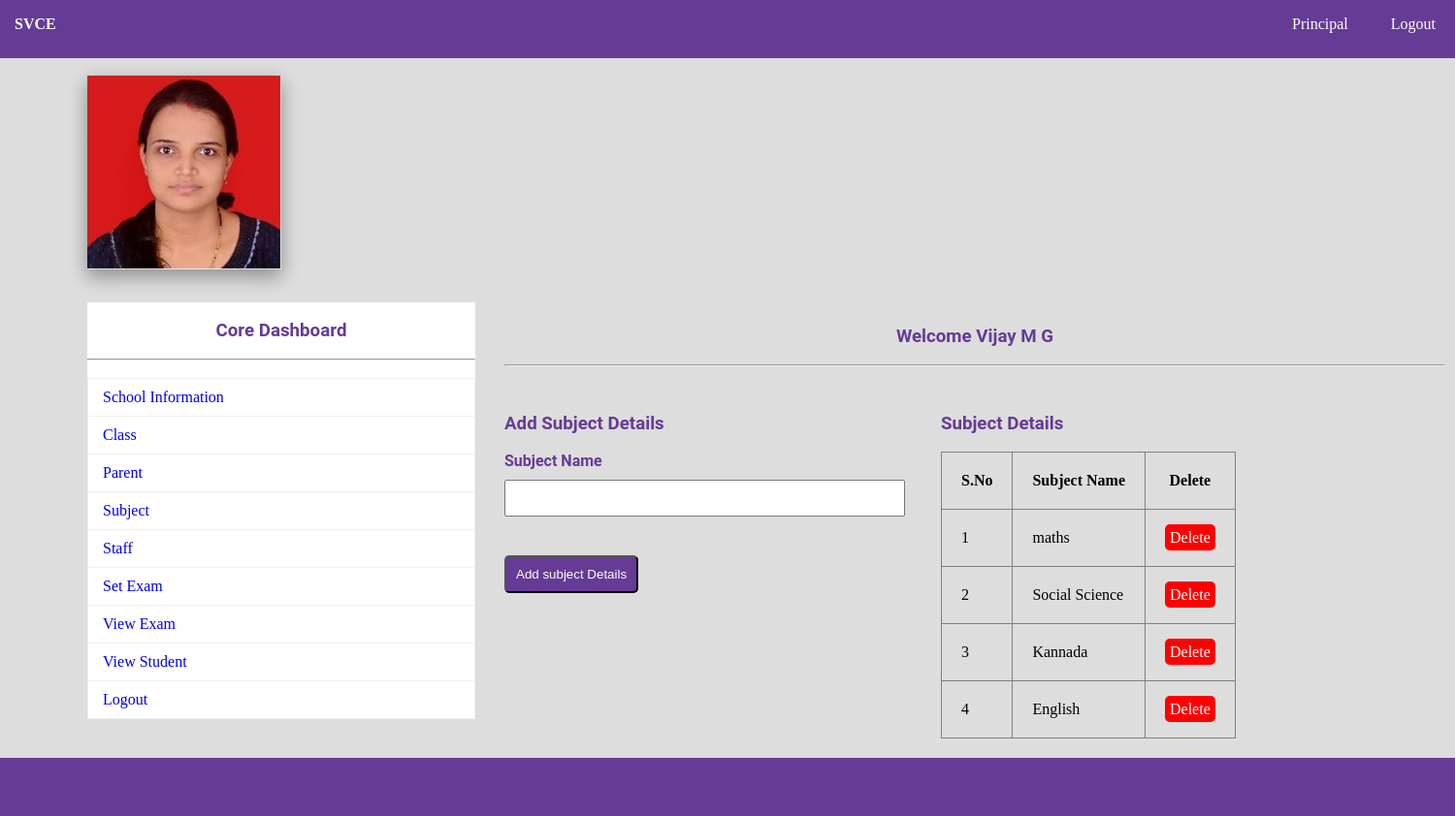
Page /add_sub.php (signed in) on the committed database.
### tables this page shows
CREATE TABLE `sub` (
  `SID` int(11) NOT NULL,
  `SNAME` varchar(150) NOT NULL
);

### add_sub.php (the view, shortened to what this page needs)
<?php
	include"database.php";
?>
<!DOCTYPE html>
<html>
	<head>
		<link rel="stylesheet" type="text/css" href="css/style.css">
	</head>
	<body>
				<?php include"navbar.php";?><br>
				<img src="img/1.jpg" style="margin-left:90px;" class="sha">
			<div id="section">
					<?php include"sidebar.php";?><br><br><br>
					<h3 class="text">Welcome <?php echo $_SESSION["ANAME"]; ?></h3><br><hr><br>
					<div class="content1">
						<h3 > Add Subject Details</h3><br>
						<form method="post" action="<?php echo $_SERVER["PHP_SELF"];?>">
						   <label>Subject Name</label><br>
						   <input type="text" name="sname" required class="input">
						   <button type="submit" class="btn" name="submit">Add subject Details</button>
						</form>
					</div>
				<div class="tbox" >
					<h3 style="margin-top:30px;"> Subject Details</h3><br>
					<table border="1px" >
						<tr>
							<th>S.No</th>
							<th>Subject Name</th>
							<th>Delete</th>
						</tr>
						<?php
							$s="select * from sub";
							$res=$db->query($s);
							if($res->num_rows>0)
							{
								$i=0;
								while($r=$res->fetch_assoc())
								{
									$i++;
									echo "
										<tr>
										<td>{$i}</td>
										<td>{$r["SNAME"]}</td>
										<td><a href='sub_delete.php?id={$r["SID"]}' class='btnr'>Delete</a></td>
										</tr>
									";
								}
							}
							else
							{
								echo "No Record Found";
							}
						?>
					</table>
				</div>
			</div>
				<?php include"footer.php";?>
	</body>
</html>

### css/style.css (style rules this page uses)
* { padding:0px; margin:0px; }
html { background:#dddddd; }
a { text-decoration:none; }
h1,h2,h3,h4,h5,h6,label { font-family:roboto; color:#663b95; }
.btn { border-radius:5px; padding:10px; background:#663b95; color:white; margin-top:40px; }
.btnr { border-radius:5px; padding:5px; background:#ff0000; color:white; }
.sha { -webkit-box-shadow: 0 8px 17px 0 rgba(0, 0, 0, 0.2), 0 6px 20px 0 rgba(0, 0, 0, 0.19); -moz-box-shadow: 0 8px 17px 0 rgba(0, 0, 0, 0.2), 0 6px 20px 0 rgba(0, 0, 0, 0.19); box-shadow: 0 8px 17px 0 rgba(0, 0, 0, 0.2), 0 6px 20px 0 rgba(0, 0, 0, 0.19); }
.input { height:30px; width:90%; padding:2px; margin-top:10px; }
label { font-weight:bold; }
.content1 { margin-top:30px; }
.text { text-align:center; }
#section { height:auto; width:1400px; margin-left:90px; font-family:cambria; }
.content1 { margin-top:30px; height:auto; width:450px; float:left; }
.tbox { float:left; }
.tbox table { border-collapse:collapse; }
tr,td,th { padding:20px; }
table { border-collapse:collapse; }

### rows in the picture
sub: SNAME "maths"
sub: SNAME "Social Science"
sub: SNAME "Kannada"
sub: SNAME "English"

### other values in the picture
$_SESSION["ANAME"] "Vijay M G"
